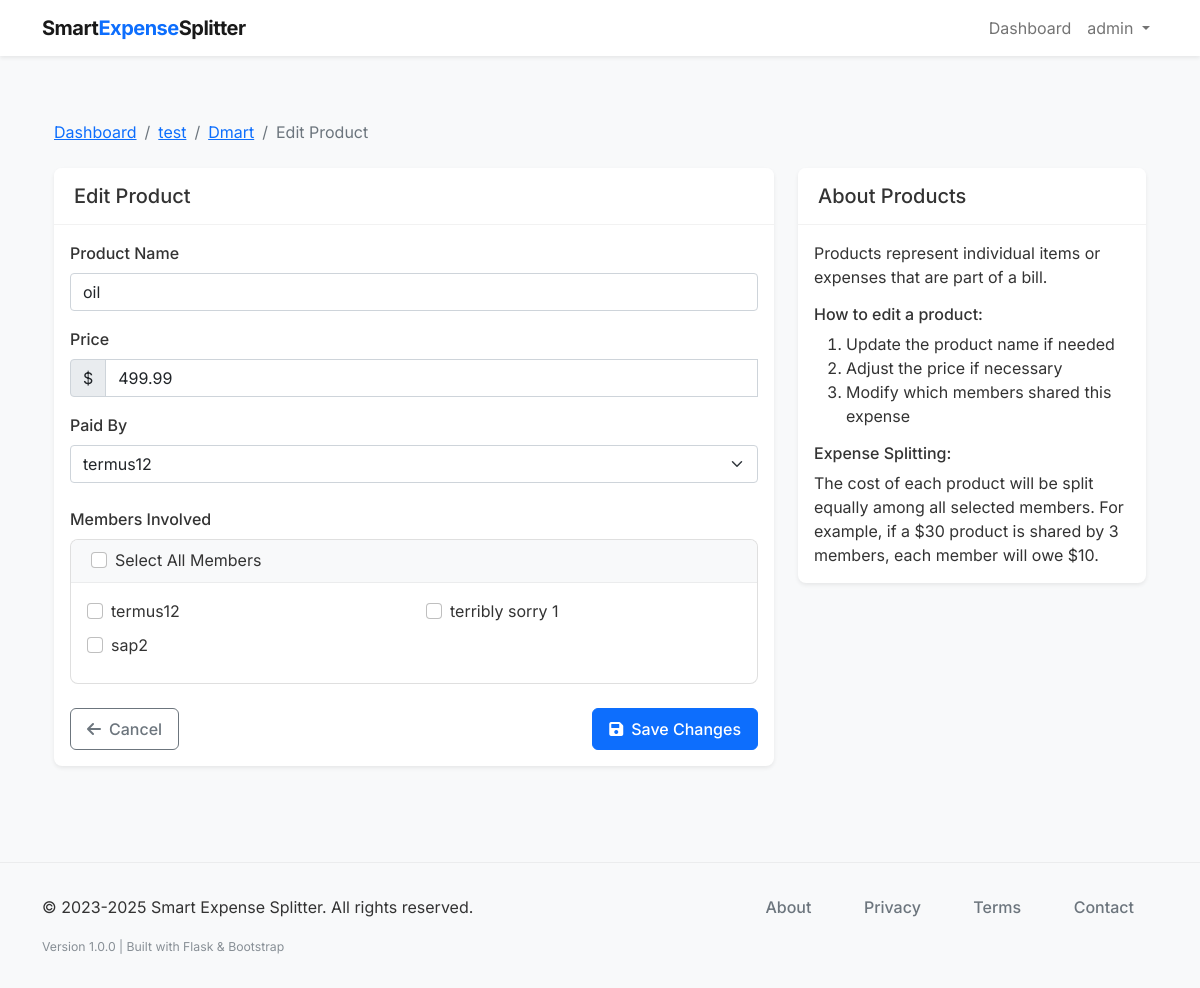
The app's page /product/3/edit (signed in), older data.
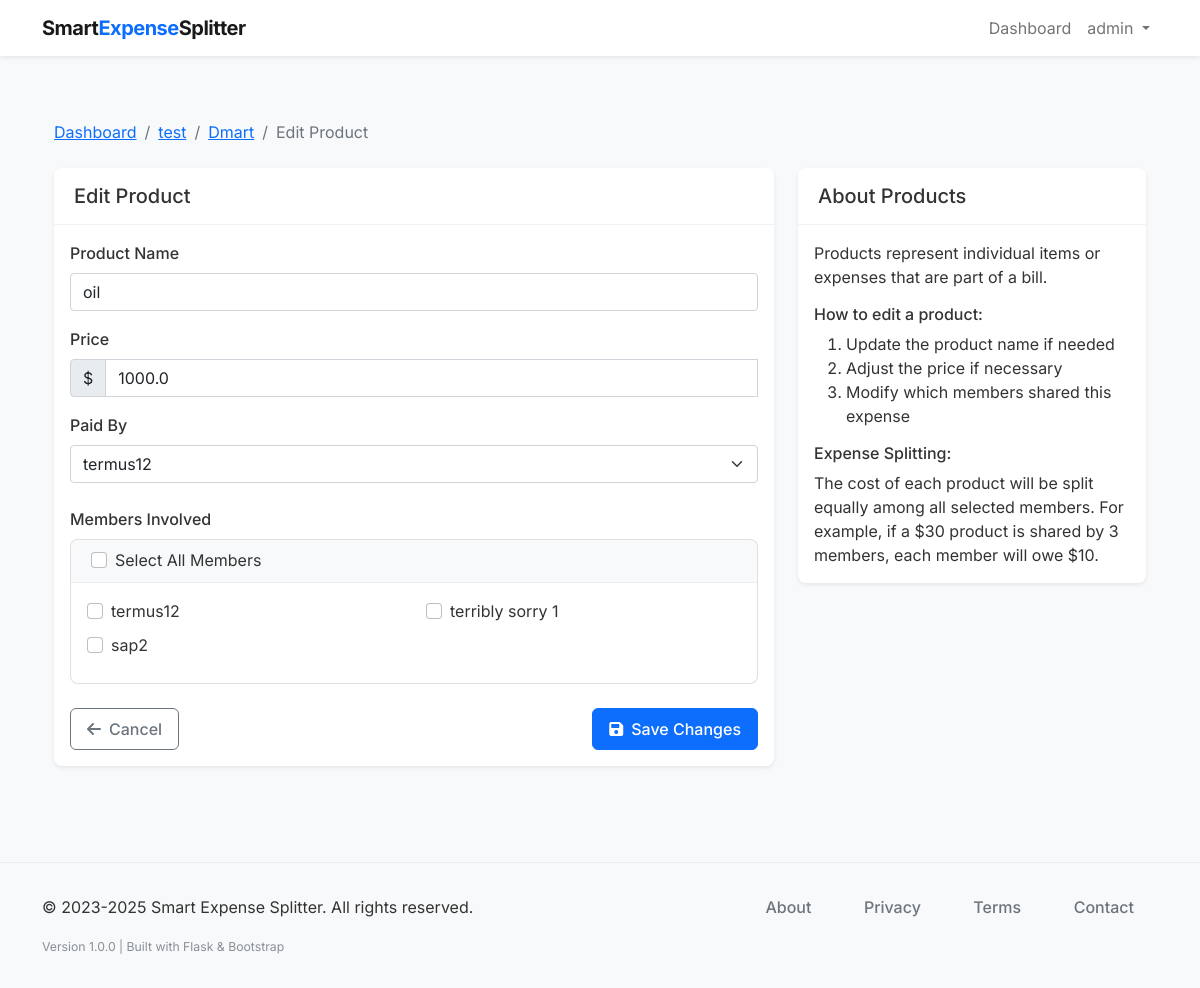
The same page, newer data.
### models.py (models this page shows, shortened)
class Product(db.Model):
    __tablename__ = 'products'
    id = db.Column(db.Integer, primary_key=True)
    name = db.Column(db.String(100), nullable=False)
    price = db.Column(db.Float, nullable=False)
    bill_id = db.Column(db.Integer, db.ForeignKey('bills.id'), nullable=False)
    payer_id = db.Column(db.Integer, db.ForeignKey('members.id'), nullable=False)
    created_at = db.Column(db.DateTime, default=datetime.utcnow)
    bill = db.relationship('Bill', back_populates='products')
    payer = db.relationship('Member', back_populates='paid_products')
    members_involved = db.relationship('ProductMember', back_populates='product', cascade='all, delete-orphan')

class Member(db.Model):
    __tablename__ = 'members'
    id = db.Column(db.Integer, primary_key=True)
    name = db.Column(db.String(100), nullable=False)
    email = db.Column(db.String(120))
    mobile_number = db.Column(db.String(20), nullable=False)
    group_id = db.Column(db.Integer, db.ForeignKey('groups.id'), nullable=False)
    created_at = db.Column(db.DateTime, default=datetime.utcnow)
    group = db.relationship('Group', back_populates='members')
    paid_products = db.relationship('Product', back_populates='payer')
    products_involved = db.relationship('ProductMember', back_populates='member', cascade='all, delete-orphan')

### routes.py (the view, shortened to what this page needs)
@app.route('/product/<int:product_id>/edit', methods=['GET', 'POST'])
@login_required
def edit_product(product_id):
    product = Product.query.get_or_404(product_id)
    if product.bill.group.user_id != current_user.id:
        flash('You do not have permission to edit this product.', 'danger')
        return redirect(url_for('dashboard'))
    form = ProductForm(obj=product)
    form.payer.choices = [(m.id, m.name) for m in product.bill.group.members]
    form.members_involved.choices = [(m.id, m.name) for m in product.bill.group.members]
    form.members_involved.default = [pm.member_id for pm in product.members_involved]
    if request.method == 'GET':
        form.payer.data = product.payer_id
        form.members_involved.data = [pm.member_id for pm in product.members_involved]
    return render_template('edit_product.html', title='Edit Product', form=form, product=product)

### forms.py
class ProductForm(FlaskForm):
    name = StringField('Product Name', validators=[DataRequired(), Length(max=100)])
    price = FloatField('Price', validators=[DataRequired()])
    payer = SelectField('Paid By', coerce=int, validators=[DataRequired()])
    members_involved = SelectMultipleField('Members Involved', coerce=int, validators=[DataRequired()])
    submit = SubmitField('Add Product')

### smart_expense_splitter.py (called while the page is built)
@login_manager.user_loader
def load_user(user_id):
    from models import User
    return User.query.get(int(user_id))

### templates/edit_product.html (shortened to what the changed rows need)
{% extends "layout.html" %}
{% block content %}
<div class="container py-4">
    <div class="row">
        <div class="col-lg-8">
            <div class="card border-0 shadow-sm">
                <div class="card-header bg-white py-3">
                    <h1 class="h5 mb-0">Edit Product</h1>
                </div>
                <div class="card-body">
                    <form method="post" action="{{ url_for('edit_product', product_id=product.id) }}" id="productForm">
                        <div class="mb-3">
                            <label for="name" class="form-label">Product Name</label>
                            <input type="text" class="form-control" id="name" name="name" value="{{ product.name }}" required>
                        </div>
                        <div class="mb-3">
                            <div class="input-group">
                                <span class="input-group-text">$</span>
                                <input type="number" class="form-control" id="price" name="price" step="0.01" min="0.01" value="{{ product.price }}" required>
                            </div>
                        </div>
                        <div class="mb-4">
                            <label class="form-label">Paid By</label>
                            <select class="form-select" name="payer" required>
                                {% for member in product.bill.group.members %}
                                <option value="{{ member.id }}" {% if member.id == product.payer_id %}selected{% endif %}>
                                    {{ member.name }}
                                </option>
                                {% endfor %}
                            </select>
                        </div>
                    </form>
                </div>
            </div>
        </div>
        <div class="col-lg-4">
            <div class="card border-0 shadow-sm">
                <div class="card-header bg-white py-3">
                    <h2 class="h5 mb-0">About Products</h2>
                </div>
            </div>
        </div>
    </div>
</div>
{% endblock %}

Row changes from the older to the newer data that the page shows:
changed Product "oil": price "499.99" → "1000.0"
